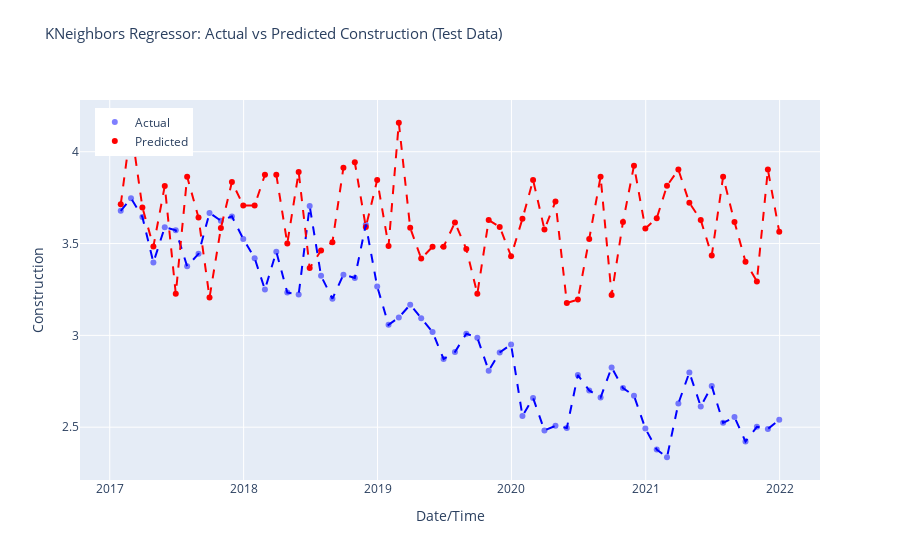

Notebook source saved alongside this figure:
### Code cell
# Make predictions on the test data
y_pred = model.predict(X_test)

# Calculate evaluation metrics
mse = mean_squared_error(y_test, y_pred)
rmse = np.sqrt(mse)
r2 = r2_score(y_test, y_pred)

# Print the evaluation metrics
print('Mean Squared Error (MSE):', mse)
print('Root Mean Squared Error (RMSE):', rmse)
print('R-squared (R2):', r2)

# Combine y_test and y_pred into a DataFrame for easier plotting
predictions = pd.DataFrame({'Construction': y_test, 'prediction_label': y_pred}, index=X_test.index)

# Sort predictions DataFrame by index
predictions.sort_index(inplace=True)

# Create Plotly figure
fig = make_subplots(rows=1, cols=1, shared_xaxes=True, shared_yaxes=True)

# Add scatter plot for actual values
fig.add_trace(go.Scatter(x=predictions.index, y=predictions['Construction'],
                         mode='markers', marker=dict(color='blue', opacity=0.5),
                         name='Actual'), row=1, col=1)

# Add scatter plot for predicted values
fig.add_trace(go.Scatter(x=predictions.index, y=predictions['prediction_label'],
                         mode='markers', marker=dict(color='red'),
                         name='Predicted'), row=1, col=1)

# Add lines for sorted actual values
fig.add_trace(go.Scatter(x=predictions.index, y=predictions['Construction'].sort_index(),
                         mode='lines', line=dict(color='blue', dash='dash'),
                         showlegend=False), row=1, col=1)

# Add lines for sorted predicted values
fig.add_trace(go.Scatter(x=predictions.index, y=predictions['prediction_label'].sort_index(),
                         mode='lines', line=dict(color='red', dash='dash'),
                         showlegend=False), row=1, col=1)

fig.update_layout(title_text='KNeighbors Regressor: Actual vs Predicted Construction (Test Data)',
                  title_font_size=15, title_y=.95,
                  xaxis_title='Date/Time', yaxis_title='Construction',
                  legend=dict(x=0.02, y=0.98),
                  grid=dict(rows=1, columns=1, ygap=0.2))

# Show interactive plot
fig.show()
